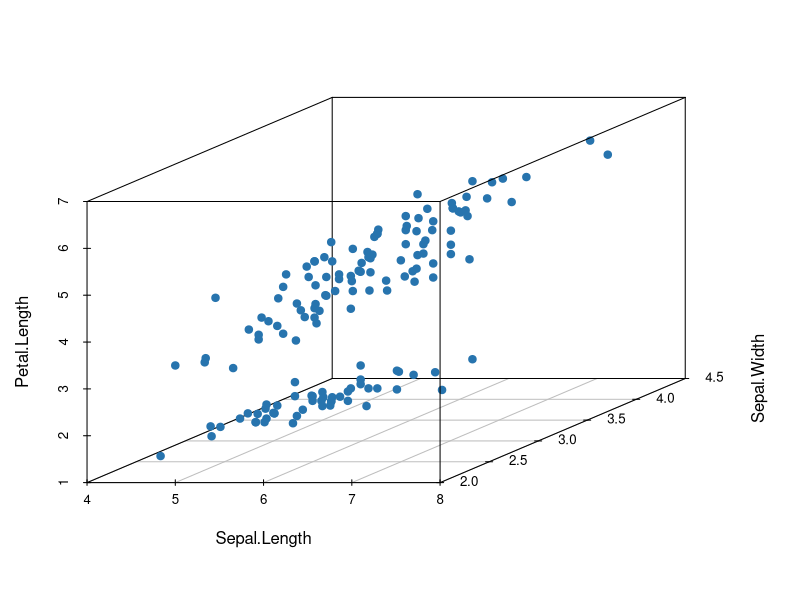
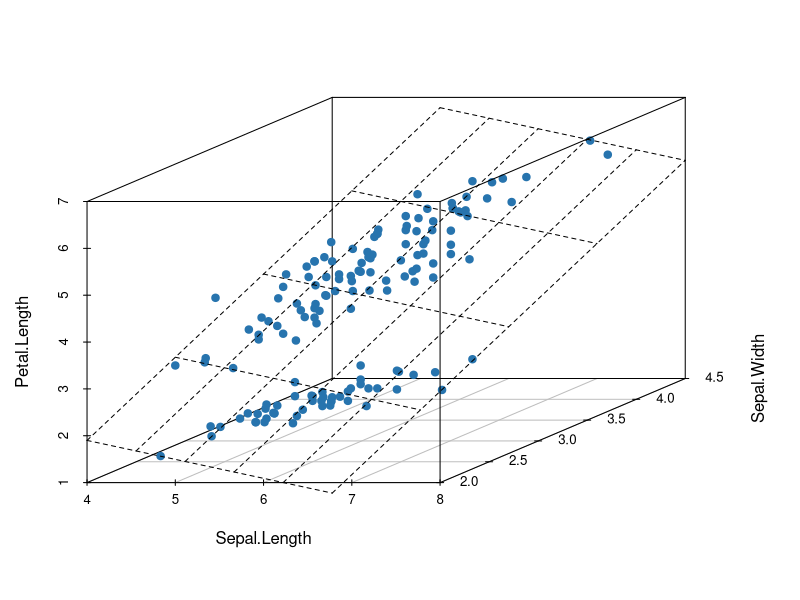
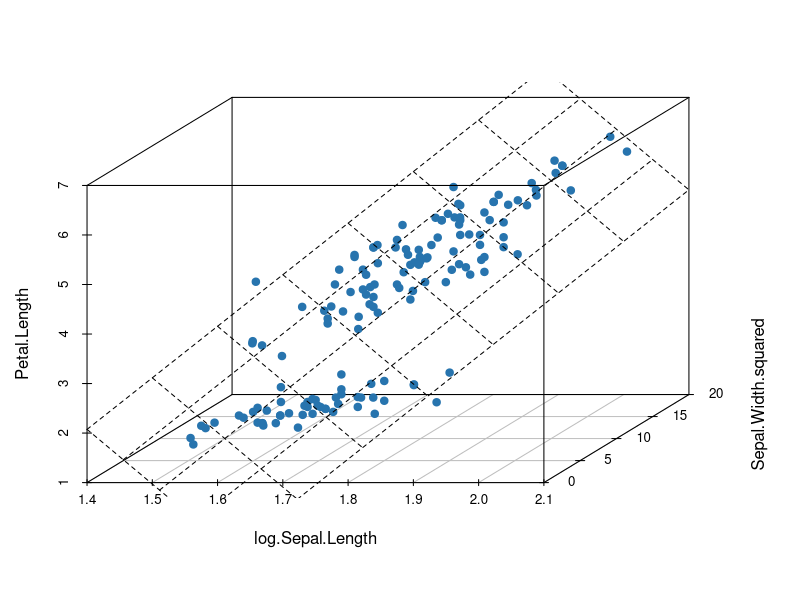
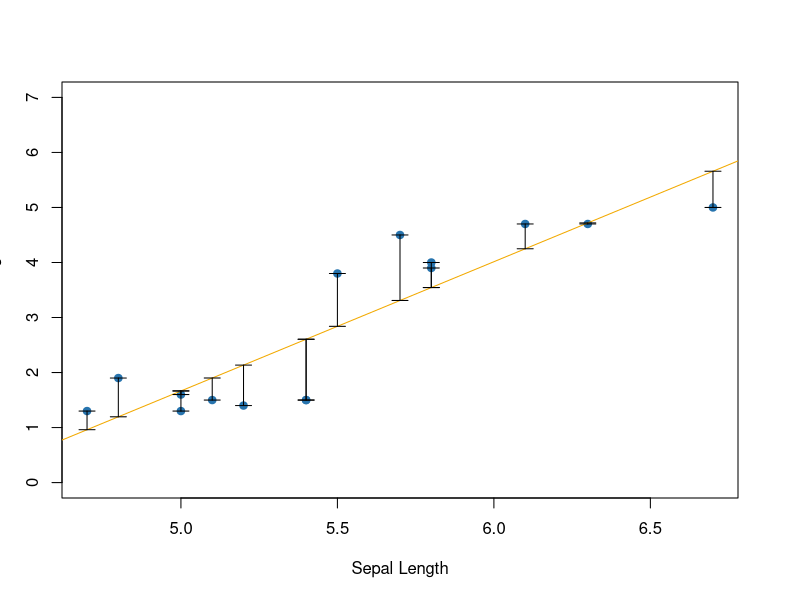

The R source for these figures, in order:
## ---- chunk 1
knitr::opts_chunk$set(echo = TRUE)
## ---- chunk 2
# install.packages("scatterplot3d"); # install pkg with 3d plotting function if needed
require(scatterplot3d); # load pkg
uclaBlue = rgb(matrix(c(39/255, 116/255, 174/255), ncol = 3, nrow = 1)) # make UCLA blue from RBG values
scatterplot3d(iris[,1:3], pch = 19, color=uclaBlue) 
## ---- chunk 3
# print to screen the annotated matrix:
iris[1:4,1:3]
# ?iris # to learn more about the iris data set, (there are 5 observations in all!)
## ---- chunk 4
X = iris[, c("Sepal.Length","Sepal.Width")] # predictors
y = iris[,c("Petal.Length")] # outcome
## ---- chunk 5
plot3d = scatterplot3d(iris[,1:3], pch = 19, color=uclaBlue) 
model  = lm(y ~ X[,1] + X[,2])
plot3d$plane3d(model)
## ---- chunk 6
log.Sepal.Length = log(iris[,1])
Sepal.Width.squared = iris[,2]^2
Petal.Length = iris[,3]

plot3d = scatterplot3d(log.Sepal.Length, Sepal.Width.squared, Petal.Length, pch = 19, color=uclaBlue) 
model  = lm(Petal.Length ~ log.Sepal.Length + Sepal.Width.squared)
plot3d$plane3d(model)
## ---- chunk 7
set.seed(28)
indices = sample(100,15)
x = iris[indices,1]
y = iris[indices,3]
westWoodGold = rgb(matrix(c(242/255, 169/255, 0), ncol = 3, nrow = 1))
plot(x, y, pch=19, col = uclaBlue, xlab="Sepal Length", ylab="Petal Length", ylim=c(0,7)) # plot points
model  = lm(y ~ x) 
beta_hat = rev(model$coefficients) # estimated coefficients
y_hat = x*beta_hat[1] + beta_hat[2] # OLS best fit line
abline(beta_hat[2], beta_hat[1], col = westWoodGold) # add line to plot
arrows(x, y, x, y_hat, length = 0.08, angle = 90, code = 3)
